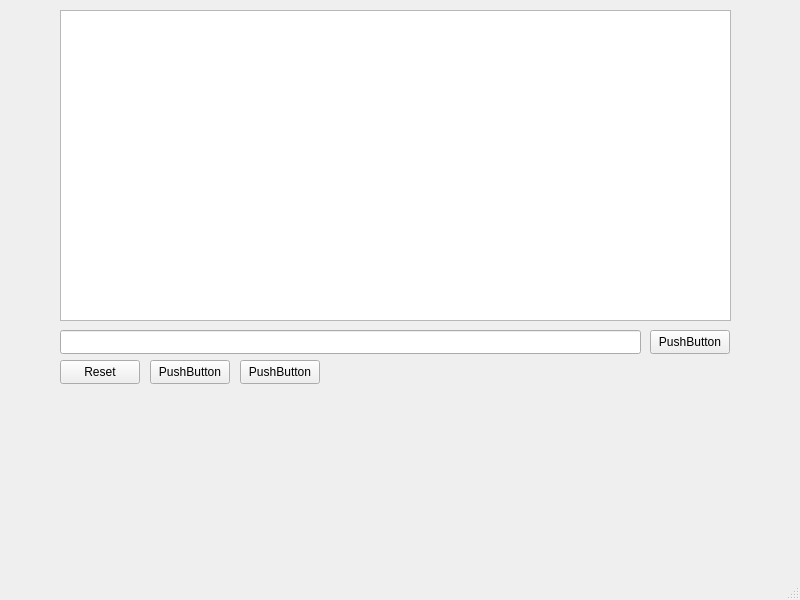
<?xml version="1.0" encoding="UTF-8"?>
<ui version="4.0">
 <class>MainWindow</class>
 <widget class="QMainWindow" name="MainWindow">
  <property name="geometry">
   <rect>
    <x>0</x>
    <y>0</y>
    <width>800</width>
    <height>600</height>
   </rect>
  </property>
  <property name="windowTitle">
   <string>MainWindow</string>
  </property>
  <widget class="QWidget" name="centralwidget">
   <widget class="QPushButton" name="sendButton">
    <property name="geometry">
     <rect>
      <x>650</x>
      <y>330</y>
      <width>80</width>
      <height>24</height>
     </rect>
    </property>
    <property name="text">
     <string>PushButton</string>
    </property>
   </widget>
   <widget class="QPushButton" name="resetButton">
    <property name="geometry">
     <rect>
      <x>60</x>
      <y>360</y>
      <width>80</width>
      <height>24</height>
     </rect>
    </property>
    <property name="text">
     <string>Reset</string>
    </property>
   </widget>
   <widget class="QPushButton" name="statusButton">
    <property name="geometry">
     <rect>
      <x>150</x>
      <y>360</y>
      <width>80</width>
      <height>24</height>
     </rect>
    </property>
    <property name="text">
     <string>PushButton</string>
    </property>
   </widget>
   <widget class="QPushButton" name="pushButton_4">
    <property name="geometry">
     <rect>
      <x>240</x>
      <y>360</y>
      <width>80</width>
      <height>24</height>
     </rect>
    </property>
    <property name="text">
     <string>PushButton</string>
    </property>
   </widget>
   <widget class="QLineEdit" name="commandEdit">
    <property name="geometry">
     <rect>
      <x>60</x>
      <y>330</y>
      <width>581</width>
      <height>24</height>
     </rect>
    </property>
    <property name="inputMethodHints">
     <set>Qt::ImhLatinOnly|Qt::ImhPreferLatin|Qt::ImhPreferUppercase</set>
    </property>
   </widget>
   <widget class="QPlainTextEdit" name="consoleEdit">
    <property name="geometry">
     <rect>
      <x>60</x>
      <y>10</y>
      <width>671</width>
      <height>311</height>
     </rect>
    </property>
   </widget>
  </widget>
  <widget class="QMenuBar" name="menubar">
   <property name="geometry">
    <rect>
     <x>0</x>
     <y>0</y>
     <width>800</width>
     <height>21</height>
    </rect>
   </property>
  </widget>
  <widget class="QStatusBar" name="statusbar"/>
 </widget>
 <resources/>
 <connections>
  <connection>
   <sender>sendButton</sender>
   <signal>clicked()</signal>
   <receiver>MainWindow</receiver>
   <slot>sendClicked()</slot>
   <hints>
    <hint type="sourcelabel">
     <x>701</x>
     <y>361</y>
    </hint>
    <hint type="destinationlabel">
     <x>293</x>
     <y>481</y>
    </hint>
   </hints>
  </connection>
  <connection>
   <sender>resetButton</sender>
   <signal>clicked()</signal>
   <receiver>MainWindow</receiver>
   <slot>resetClicked()</slot>
   <hints>
    <hint type="sourcelabel">
     <x>92</x>
     <y>395</y>
    </hint>
    <hint type="destinationlabel">
     <x>114</x>
     <y>476</y>
    </hint>
   </hints>
  </connection>
  <connection>
   <sender>statusButton</sender>
   <signal>clicked()</signal>
   <receiver>MainWindow</receiver>
   <slot>statusClicked()</slot>
   <hints>
    <hint type="sourcelabel">
     <x>175</x>
     <y>393</y>
    </hint>
    <hint type="destinationlabel">
     <x>201</x>
     <y>442</y>
    </hint>
   </hints>
  </connection>
 </connections>
 <slots>
  <slot>sendClicked()</slot>
  <slot>resetClicked()</slot>
  <slot>statusClicked()</slot>
 </slots>
</ui>
